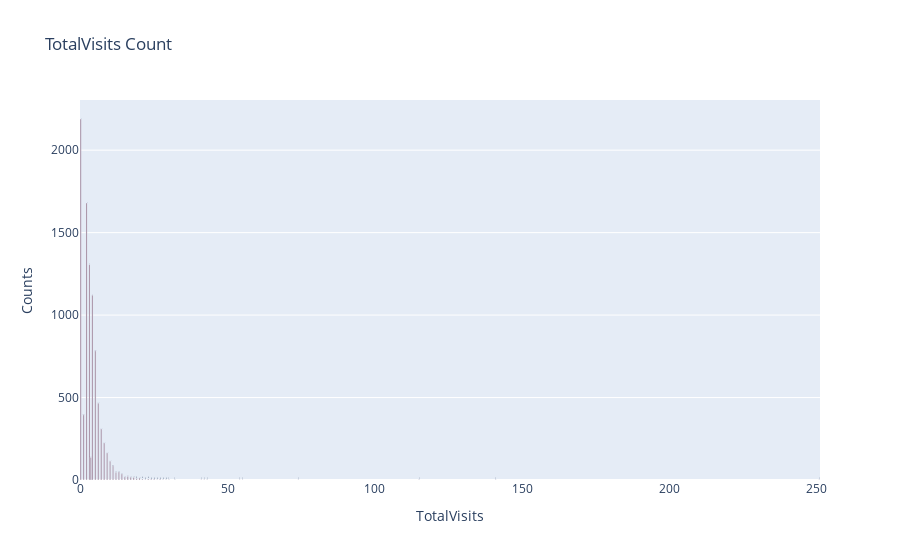

Notebook code cell kept with this figure:
### Code cell
bar_plot(data, 'Lead Origin', 'Lead Origin Count')

### Figure 1 — Plotly figure (JSON) as saved in the notebook; plotly's stock layout.template omitted (floating-point values rounded to 4 significant figures)
{"data": [{"alignmentgroup": "True", "cliponaxis": false, "hovertemplate": "TotalVisits=%{x}<br>Counts=%{y}<extra></extra>", "legendgroup": "", "marker": {"color": "rgb(133, 92, 117)", "pattern": {"shape": ""}}, "name": "", "offsetgroup": "", "orientation": "v", "showlegend": false, "textangle": 0, "textfont": {"size": 12}, "textposition": "outside", "texttemplate": "%{y}", "type": "bar", "x": [0, 2, 3, 4, 5, 6, 1, 7, 8, 9, 3.445, 10, 11, 13, 12, 14, 16, 15, 17, 18, 20, 19, 21, 23, 25, 27, 24, 22, 29, 28, 26, 43, 30, 55, 141, 74, 41, 54, 115, 251, 32, 42], "xaxis": "x", "y": [2189, 1680, 1306, 1120, 783, 466, 395, 309, 224, 164, 137, 114, 86, 48, 45, 36, 21, 18, 16, 15, 12, 9, 6, 6, 5, 5, 5, 3, 2, 2, 2, 1, 1, 1, 1, 1, 1, 1, 1, 1, 1, 1], "yaxis": "y"}], "layout": {"barmode": "relative", "legend": {"tracegroupgap": 0}, "title": {"text": "TotalVisits Count"}, "xaxis": {"anchor": "y", "domain": [0, 1], "title": {"text": "TotalVisits"}}, "yaxis": {"anchor": "x", "domain": [0, 1], "title": {"text": "Counts"}}}}
